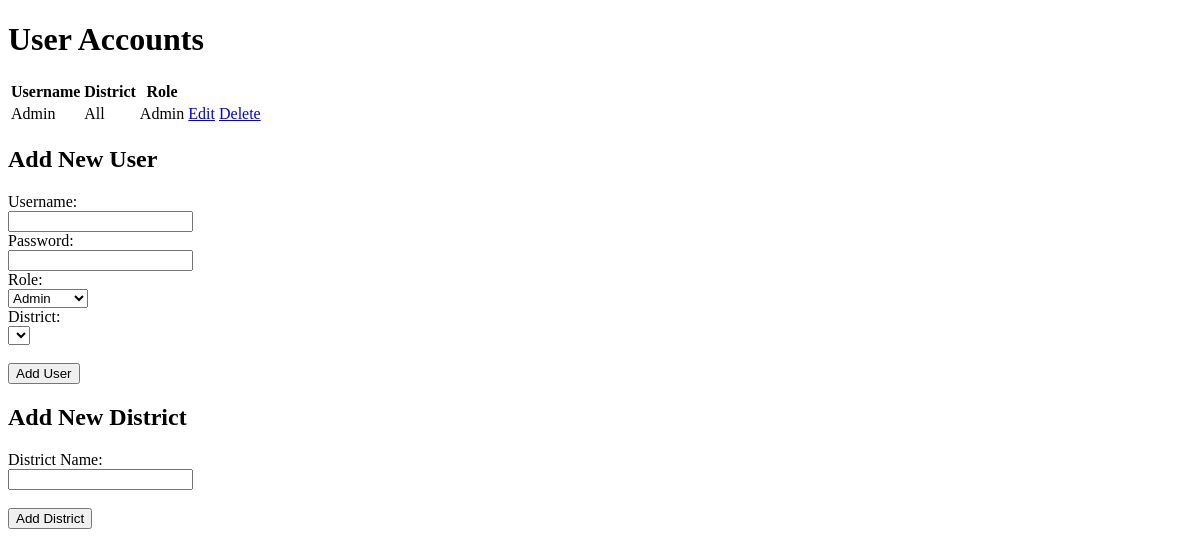
Before: /accounts (signed in) with the older database file.
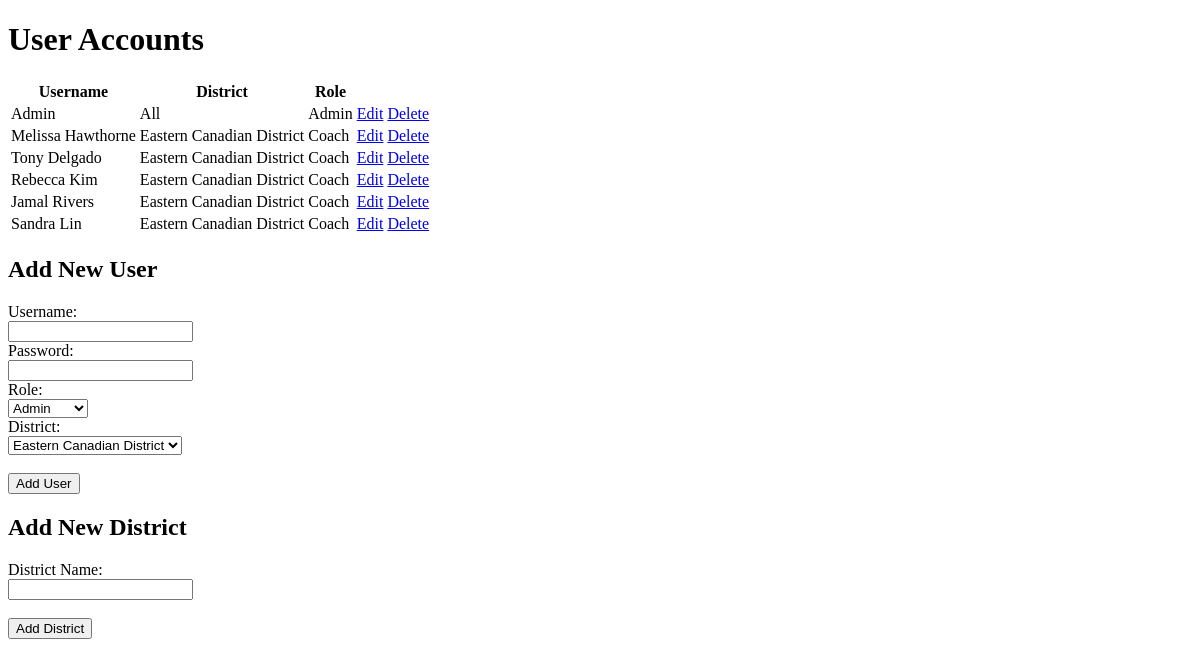
After: the same page with the newer database file.
### tables this page shows
CREATE TABLE users (
  id INTEGER PRIMARY KEY AUTOINCREMENT,
  username TEXT NOT NULL,
  password TEXT NOT NULL,
  district TEXT NOT NULL,
  role TEXT NOT NULL
);

### app/app.py (the view)
@app.route('/accounts')
@role_required('Admin')
def accounts():
    conn = get_db_connection()
    users = conn.execute('SELECT * FROM users').fetchall()
    districts = conn.execute('SELECT * FROM districts').fetchall()
    conn.close()
    return render_template('accounts.html', users=users, districts=districts)

### app/app.py (called while the page is built)
def get_db_connection():
    conn = sqlite3.connect('../database.db')
    conn.row_factory = sqlite3.Row
    return conn

def role_required(required_role):
    def decorator(f):
        @wraps(f)
        def decorated_function(*args, **kwargs):
            if 'username' not in session:
                return redirect(url_for('login'))
            conn = get_db_connection()
            user = conn.execute('SELECT * FROM users WHERE username = ?', (session['username'],)).fetchone()
            conn.close()
            if user['role'] != required_role and user['role'] != 'Admin':
                return redirect(url_for('competition'))
            return f(*args, **kwargs)
        return decorated_function
    return decorator

### app/templates/accounts.html (shortened to what this page needs)
<!DOCTYPE html>
<html lang="en">
<head>
</head>
<body>
    <h1>User Accounts</h1>
    <table>
        <tr>
            <th>Username</th>
            <th>District</th>
            <th>Role</th>
        </tr>
        {% for user in users %}
        <tr>
            <td>{{ user.username }}</td>
            <td>{{ user.district }}</td>
            <td>{{ user.role }}</td>
            <td><a href="/edit_user/{{ user.id }}">Edit</a></td>
            <td><a href="/delete_user/{{ user.id }}">Delete</a></td>
        </tr>
        {% endfor %}
    </table>
    <h2>Add New User</h2>
    <form action="/add_user" method="post">
        <label for="username">Username:</label><br>
        <input type="text" id="username" name="username" required><br>
        <label for="password">Password:</label><br>
        <input type="password" id="password" name="password" required><br>
        <label for="role">Role:</label><br>
        <select id="role" name="role">
            <option value="Admin">Admin</option>
        </select><br>
        <label for="district">District:</label><br>
        <select id="district" name="district">
            {% for district in districts %}
            <option value="{{ district.name }}">{{ district.name }}</option>
            {% endfor %}
        </select><br><br>
        <input type="submit" value="Add User">
    </form>
    <h2>Add New District</h2>
    <form action="/add_district" method="post">
        <label for="new_district">District Name:</label><br>
        <input type="text" id="new_district" name="new_district" required><br><br>
        <input type="submit" value="Add District">
    </form>
</body>
</html>

Changed rows visible on the page:
added users: username "Melissa Hawthorne", district "Eastern Canadian District", role "Coach"
added users: username "Tony Delgado", district "Eastern Canadian District", role "Coach"
added users: username "Rebecca Kim", district "Eastern Canadian District", role "Coach"
added users: username "Jamal Rivers", district "Eastern Canadian District", role "Coach"
added users: username "Sandra Lin", district "Eastern Canadian District", role "Coach"
Other visible differences:
form field district: (not shown) → "Eastern Canadian District"
